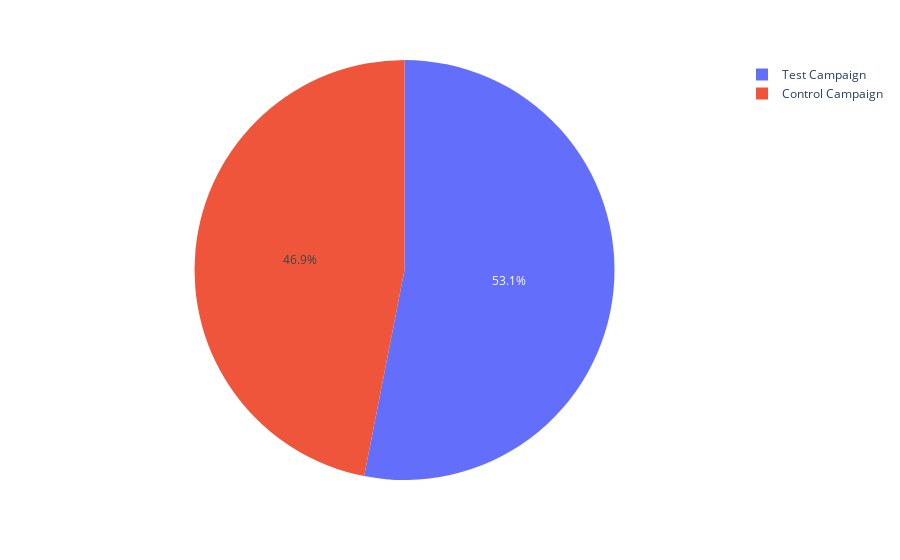

The notebook cell saved with this chart:
### Code cell
px.pie(data_frame=control_test, names="Campaign Name", values="# of Website Clicks")

### Figure 1 — Plotly figure (JSON) as saved in the notebook; plotly's stock layout.template omitted (floating-point values rounded to 4 significant figures)
{"data": [{"domain": {"x": [0, 1], "y": [0, 1]}, "hovertemplate": "Campaign Name=%{label}<br># of Website Clicks=%{value}<extra></extra>", "labels": ["Control Campaign", "Control Campaign", "Control Campaign", "Control Campaign", "Control Campaign", "Control Campaign", "Control Campaign", "Control Campaign", "Control Campaign", "Control Campaign", "Control Campaign", "Control Campaign", "Control Campaign", "Control Campaign", "Control Campaign", "Control Campaign", "Control Campaign", "Control Campaign", "Control Campaign", "Control Campaign", "Control Campaign", "Control Campaign", "Control Campaign", "Control Campaign", "Control Campaign", "Control Campaign", "Control Campaign", "Control Campaign", "Control Campaign", "Control Campaign", "Test Campaign", "Test Campaign", "Test Campaign", "Test Campaign", "Test Campaign", "Test Campaign", "Test Campaign", "Test Campaign", "Test Campaign", "Test Campaign", "Test Campaign", "Test Campaign", "Test Campaign", "Test Campaign", "Test Campaign", "Test Campaign", "Test Campaign", "Test Campaign", "Test Campaign", "Test Campaign", "Test Campaign", "Test Campaign", "Test Campaign", "Test Campaign", "Test Campaign", "Test Campaign", "Test Campaign", "Test Campaign", "Test Campaign", "Test Campaign"], "legendgroup": "", "name": "", "showlegend": true, "type": "pie", "values": [7016, 8110, 6508, 3065, 5683.0, 4028, 2640, 7260, 6198, 2277, 8137, 2993, 6554, 4521, 4896, 5224, 6628, 7253, 3706, 2578, 5691, 6843, 4410, 4085, 4234, 5435, 4941, 6287, 8127, 4658, 3038, 4657, 7885, 4216, 5863, 7488, 4221, 7184, 8259, 8125, 3750, 8264, 7568, 3993, 4993, 6800, 7910, 6909, 7617, 6050, 5471, 4431, 5077, 7156, 3596, 3820, 6435, 8144, 7651, 4399]}], "layout": {"legend": {"tracegroupgap": 0}, "margin": {"t": 60}}}
